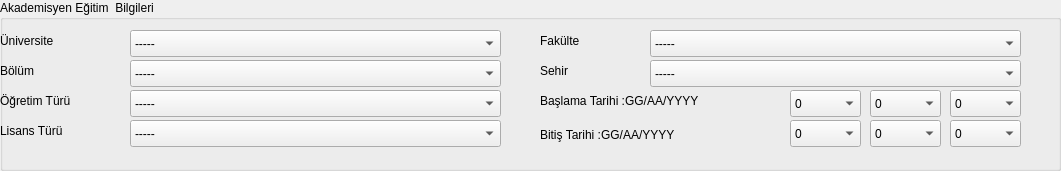
  <widget class="QGroupBox" name="egitim_akademisyen">
   <property name="geometry">
    <rect>
     <x>20</x>
     <y>330</y>
     <width>1061</width>
     <height>171</height>
    </rect>
   </property>
   <property name="title">
    <string>Akademisyen Eğitim  Bilgileri</string>
   </property>
   <widget class="QLabel" name="egitim_akademisyen_universite">
    <property name="geometry">
     <rect>
      <x>0</x>
      <y>30</y>
      <width>111</width>
      <height>21</height>
     </rect>
    </property>
    <property name="text">
     <string>Üniversite</string>
    </property>
   </widget>
   <widget class="QLabel" name="egitim_akademisyen_bolum">
    <property name="geometry">
     <rect>
      <x>0</x>
      <y>60</y>
      <width>111</width>
      <height>21</height>
     </rect>
    </property>
    <property name="text">
     <string>Bölüm</string>
    </property>
   </widget>
   <widget class="QLabel" name="egitim_akademisyen_ogretim">
    <property name="geometry">
     <rect>
      <x>0</x>
      <y>90</y>
      <width>111</width>
      <height>21</height>
     </rect>
    </property>
    <property name="text">
     <string>Öğretim Türü</string>
    </property>
   </widget>
   <widget class="QLabel" name="egitim_akademisyen_lisans">
    <property name="geometry">
     <rect>
      <x>0</x>
      <y>120</y>
      <width>111</width>
      <height>21</height>
     </rect>
    </property>
    <property name="text">
     <string>Lisans Türü</string>
    </property>
   </widget>
   <widget class="QLabel" name="egitim_akademisyen_fakulte">
    <property name="geometry">
     <rect>
      <x>540</x>
      <y>30</y>
      <width>111</width>
      <height>21</height>
     </rect>
    </property>
    <property name="text">
     <string>Fakülte</string>
    </property>
   </widget>
   <widget class="QLabel" name="egitim_akademisyen_sehir">
    <property name="geometry">
     <rect>
      <x>540</x>
      <y>60</y>
      <width>111</width>
      <height>21</height>
     </rect>
    </property>
    <property name="text">
     <string>Sehir</string>
    </property>
   </widget>
   <widget class="QLabel" name="egitim_akademisyen_baslangic">
    <property name="geometry">
     <rect>
      <x>540</x>
      <y>90</y>
      <width>201</width>
      <height>21</height>
     </rect>
    </property>
    <property name="text">
     <string>Başlama Tarihi :GG/AA/YYYY</string>
    </property>
   </widget>
   <widget class="QLabel" name="egitim_akademisyen_bitis">
    <property name="geometry">
     <rect>
      <x>540</x>
      <y>110</y>
      <width>201</width>
      <height>51</height>
     </rect>
    </property>
    <property name="text">
     <string>&lt;html&gt;&lt;head/&gt;&lt;body&gt;&lt;p&gt;Bitiş Tarihi :GG/AA/YYYY&lt;/p&gt;&lt;/body&gt;&lt;/html&gt;</string>
    </property>
   </widget>
   <widget class="QComboBox" name="egitim_akademisyen_baslangic_gun">
    <property name="geometry">
     <rect>
      <x>790</x>
      <y>90</y>
      <width>71</width>
      <height>27</height>
     </rect>
    </property>
    <item>
     <property name="text">
      <string>0</string>
     </property>
    </item>
    <item>
     <property name="text">
      <string>1</string>
     </property>
    </item>
    <item>
     <property name="text">
      <string>2</string>
     </property>
    </item>
    <item>
     <property name="text">
      <string>3</string>
     </property>
    </item>
    <item>
     <property name="text">
      <string>4</string>
     </property>
    </item>
    <item>
     <property name="text">
      <string>5</string>
     </property>
    </item>
    <item>
     <property name="text">
      <string>6</string>
     </property>
    </item>
    <item>
     <property name="text">
      <string>7</string>
     </property>
    </item>
    <item>
     <property name="text">
      <string>8</string>
     </property>
    </item>
    <item>
     <property name="text">
      <string>9</string>
     </property>
    </item>
    <item>
     <property name="text">
      <string>10</string>
     </property>
    </item>
    <item>
     <property name="text">
      <string>11</string>
     </property>
    </item>
    <item>
     <property name="text">
      <string>12</string>
     </property>
    </item>
    <item>
     <property name="text">
      <string>13</string>
     </property>
    </item>
    <item>
     <property name="text">
      <string>14</string>
     </property>
    </item>
    <item>
     <property name="text">
      <string>15</string>
     </property>
    </item>
    <item>
     <property name="text">
      <string>16</string>
     </property>
    </item>
    <item>
     <property name="text">
      <string>17</string>
     </property>
    </item>
    <item>
     <property name="text">
      <string>18</string>
     </property>
    </item>
    <item>
     <property name="text">
      <string>19</string>
     </property>
    </item>
    <item>
     <property name="text">
      <string>20</string>
     </property>
    </item>
    <item>
     <property name="text">
      <string>21</string>
     </property>
    </item>
    <item>
     <property name="text">
      <string>22</string>
     </property>
    </item>
    <item>
     <property name="text">
      <string>23</string>
     </property>
    </item>
    <item>
     <property name="text">
      <string>24</string>
     </property>
    </item>
    <item>
     <property name="text">
      <string>25</string>
     </property>
    </item>
    <item>
     <property name="text">
      <string>26</string>
     </property>
    </item>
    <item>
     <property name="text">
      <string>27</string>
     </property>
    </item>
    <item>
     <property name="text">
      <string>28</string>
     </property>
    </item>
    <item>
     <property name="text">
      <string>29</string>
     </property>
    </item>
    <item>
     <property name="text">
      <string>30</string>
     </property>
    </item>
    <item>
     <property name="text">
      <string>31</string>
     </property>
    </item>
   </widget>
   <widget class="QComboBox" name="egitim_akademisyen_baslangic_ay">
    <property name="geometry">
     <rect>
      <x>870</x>
      <y>90</y>
      <width>71</width>
      <height>27</height>
     </rect>
    </property>
    <item>
     <property name="text">
      <string>0</string>
     </property>
    </item>
    <item>
     <property name="text">
      <string>1</string>
     </property>
    </item>
    <item>
     <property name="text">
      <string>2</string>
     </property>
    </item>
    <item>
     <property name="text">
      <string>3</string>
     </property>
    </item>
    <item>
     <property name="text">
      <string>4</string>
     </property>
    </item>
    <item>
     <property name="text">
      <string>5</string>
     </property>
    </item>
    <item>
     <property name="text">
      <string>6</string>
     </property>
    </item>
    <item>
     <property name="text">
      <string>7</string>
     </property>
    </item>
    <item>
     <property name="text">
      <string>8</string>
     </property>
    </item>
    <item>
     <property name="text">
      <string>9</string>
     </property>
    </item>
    <item>
     <property name="text">
      <string>10</string>
     </property>
    </item>
    <item>
     <property name="text">
      <string>11</string>
     </property>
    </item>
    <item>
     <property name="text">
      <string>12</string>
     </property>
    </item>
   </widget>
   <widget class="QComboBox" name="egitim_akademisyen_baslangic_yil">
    <property name="geometry">
     <rect>
      <x>950</x>
      <y>90</y>
      <width>71</width>
      <height>27</height>
     </rect>
    </property>
    <item>
     <property name="text">
      <string>0</string>
     </property>
    </item>
    <item>
     <property name="text">
      <string>2000</string>
     </property>
    </item>
    <item>
     <property name="text">
      <string>2001</string>
     </property>
    </item>
    <item>
     <property name="text">
      <string>2002</string>
     </property>
    </item>
    <item>
     <property name="text">
      <string>2003</string>
     </property>
    </item>
    <item>
     <property name="text">
      <string>2004</string>
     </property>
    </item>
    <item>
     <property name="text">
      <string>2005</string>
     </property>
    </item>
    <item>
     <property name="text">
      <string>2006</string>
     </property>
    </item>
    <item>
     <property name="text">
      <string>2007</string>
     </property>
    </item>
    <item>
     <property name="text">
      <string>2008</string>
     </property>
    </item>
    <item>
     <property name="text">
      <string>2009</string>
     </property>
    </item>
    <item>
     <property name="text">
      <string>2010</string>
     </property>
    </item>
    <item>
     <property name="text">
      <string/>
     </property>
    </item>
   </widget>
   <widget class="QComboBox" name="egitim_akademisyen_universite_bilgi">
    <property name="geometry">
     <rect>
      <x>130</x>
      <y>30</y>
      <width>371</width>
      <height>27</height>
     </rect>
    </property>
    <item>
     <property name="text">
      <string>-----</string>
     </property>
    </item>
    <item>
     <property name="text">
      <string>Yozgat Bozok Üniversitesi</string>
     </property>
    </item>
    <item>
     <property name="text">
      <string>Erciyes Üniversitesi</string>
     </property>
    </item>
    <item>
     <property name="text">
      <string>Kırşehir Ahi Evran Üniversitesi</string>
     </property>
    </item>
    <item>
     <property name="text">
      <string>Sivas Cumhuriyet Üniversitesi</string>
     </property>
    </item>
    <item>
     <property name="text">
      <string>Nevşehir Üniversitesi</string>
     </property>
    </item>
   </widget>
   <widget class="QComboBox" name="egitim_akademisyen_bolum_bilgi">
    <property name="geometry">
     <rect>
      <x>130</x>
      <y>60</y>
      <width>371</width>
      <height>27</height>
     </rect>
    </property>
    <item>
     <property name="text">
      <string>-----</string>
     </property>
    </item>
    <item>
     <property name="text">
      <string>Bilgiayar Mühendisliği</string>
     </property>
    </item>
    <item>
     <property name="text">
      <string>Elektrik - Elektronik Mühendisliği</string>
     </property>
    </item>
    <item>
     <property name="text">
      <string>Makine Mühendisliği</string>
     </property>
    </item>
    <item>
     <property name="text">
      <string>Mimarlık</string>
     </property>
    </item>
    <item>
     <property name="text">
      <string>Şehir Bölge Planlama</string>
     </property>
    </item>
    <item>
     <property name="text">
      <string>Gazetecilik</string>
     </property>
    </item>
   </widget>
   <widget class="QComboBox" name="egitim_akademisyen_ogretim_bilgi">
    <property name="geometry">
     <rect>
      <x>130</x>
      <y>90</y>
      <width>371</width>
      <height>27</height>
     </rect>
    </property>
    <item>
     <property name="text">
      <string>-----</string>
     </property>
    </item>
    <item>
     <property name="text">
      <string>Birinci Öğretim</string>
     </property>
    </item>
    <item>
     <property name="text">
      <string>İkinci Öğretim</string>
     </property>
    </item>
    <item>
     <property name="text">
      <string>Uzaktan Öğretim</string>
     </property>
    </item>
    <item>
     <property name="text">
      <string>Yüksek Lisans</string>
     </property>
    </item>
    <item>
     <property name="text">
      <string>Doktora</string>
     </property>
    </item>
   </widget>
   <widget class="QComboBox" name="egitim_akademisyen_lisans_bilgi">
    <property name="geometry">
     <rect>
      <x>130</x>
      <y>120</y>
      <width>371</width>
      <height>27</height>
     </rect>
    </property>
    <item>
     <property name="text">
      <string>-----</string>
     </property>
    </item>
    <item>
     <property name="text">
      <string>Lisans</string>
     </property>
    </item>
    <item>
     <property name="text">
      <string>Ön Lisans</string>
     </property>
    </item>
   </widget>
   <widget class="QComboBox" name="egitim_akademisyen_fakulte_bilgi">
    <property name="geometry">
     <rect>
      <x>650</x>
      <y>30</y>
      <width>371</width>
      <height>27</height>
     </rect>
    </property>
    <item>
     <property name="text">
      <string>-----</string>
     </property>
    </item>
    <item>
     <property name="text">
      <string>Mimarlık - Mühendislik Fakültesi</string>
     </property>
    </item>
    <item>
     <property name="text">
      <string>Sağlık Bilimleri Fakültesi</string>
     </property>
    </item>
    <item>
     <property name="text">
      <string>Hukuk Fakültesi</string>
     </property>
    </item>
    <item>
     <property name="text">
      <string>Tıp Fakültesi</string>
     </property>
    </item>
    <item>
     <property name="text">
      <string>İletişim Fakültesi</string>
     </property>
    </item>
    <item>
     <property name="text">
      <string>İlahiyat</string>
     </property>
    </item>
   </widget>
   <widget class="QComboBox" name="egitim_akademisyen_sehir_bilgi">
    <property name="geometry">
     <rect>
      <x>650</x>
      <y>60</y>
      <width>371</width>
      <height>27</height>
     </rect>
    </property>
    <item>
     <property name="text">
      <string>-----</string>
     </property>
    </item>
    <item>
     <property name="text">
      <string>Yozgat</string>
     </property>
    </item>
    <item>
     <property name="text">
      <string>Ankara</string>
     </property>
    </item>
    <item>
     <property name="text">
      <string>Adana</string>
     </property>
    </item>
    <item>
     <property name="text">
      <string>İstanbul</string>
     </property>
    </item>
    <item>
     <property name="text">
      <string>Kayseri</string>
     </property>
    </item>
    <item>
     <property name="text">
      <string>Kırşehir</string>
     </property>
    </item>
    <item>
     <property name="text">
      <string>Sivas</string>
     </property>
    </item>
    <item>
     <property name="text">
      <string>Nevşehir</string>
     </property>
    </item>
    <item>
     <property name="text">
      <string>Niğde</string>
     </property>
    </item>
    <item>
     <property name="text">
      <string>Tokat</string>
     </property>
    </item>
    <item>
     <property name="text">
      <string>Çankırı</string>
     </property>
    </item>
    <item>
     <property name="text">
      <string>Samsun</string>
     </property>
    </item>
    <item>
     <property name="text">
      <string>Trabzon</string>
     </property>
    </item>
    <item>
     <property name="text">
      <string>Kahramanmaraş</string>
     </property>
    </item>
    <item>
     <property name="text">
      <string>Gaziantep</string>
     </property>
    </item>
   </widget>
   <widget class="QComboBox" name="egitim_akademisyen_bitis_gun">
    <property name="geometry">
     <rect>
      <x>790</x>
      <y>120</y>
      <width>71</width>
      <height>27</height>
     </rect>
    </property>
    <item>
     <property name="text">
      <string>0</string>
     </property>
    </item>
    <item>
     <property name="text">
      <string>1</string>
     </property>
    </item>
    <item>
     <property name="text">
      <string>2</string>
     </property>
    </item>
    <item>
     <property name="text">
      <string>3</string>
     </property>
    </item>
    <item>
     <property name="text">
      <string>4</string>
     </property>
    </item>
    <item>
     <property name="text">
      <string>5</string>
     </property>
    </item>
    <item>
     <property name="text">
      <string>6</string>
     </property>
    </item>
    <item>
     <property name="text">
      <string>7</string>
     </property>
    </item>
    <item>
     <property name="text">
      <string>8</string>
     </property>
    </item>
    <item>
     <property name="text">
      <string>9</string>
     </property>
    </item>
    <item>
     <property name="text">
      <string>10</string>
     </property>
    </item>
    <item>
     <property name="text">
      <string>11</string>
     </property>
    </item>
    <item>
     <property name="text">
      <string>12</string>
     </property>
    </item>
    <item>
     <property name="text">
      <string>13</string>
     </property>
    </item>
    <item>
     <property name="text">
      <string>14</string>
     </property>
    </item>
    <item>
     <property name="text">
      <string>15</string>
     </property>
    </item>
    <item>
     <property name="text">
      <string>16</string>
     </property>
    </item>
    <item>
     <property name="text">
      <string>17</string>
     </property>
    </item>
    <item>
     <property name="text">
      <string>18</string>
     </property>
    </item>
    <item>
     <property name="text">
      <string>19</string>
     </property>
    </item>
    <item>
     <property name="text">
      <string>20</string>
     </property>
    </item>
    <item>
     <property name="text">
      <string>21</string>
     </property>
    </item>
    <item>
     <property name="text">
      <string>22</string>
     </property>
    </item>
    <item>
     <property name="text">
      <string>23</string>
     </property>
    </item>
    <item>
     <property name="text">
      <string>24</string>
     </property>
    </item>
    <item>
     <property name="text">
      <string>25</string>
     </property>
    </item>
    <item>
     <property name="text">
      <string>26</string>
     </property>
    </item>
    <item>
     <property name="text">
      <string>27</string>
     </property>
    </item>
    <item>
     <property name="text">
      <string>28</string>
     </property>
    </item>
    <item>
     <property name="text">
      <string>29</string>
     </property>
    </item>
    <item>
     <property name="text">
      <string>30</string>
     </property>
    </item>
    <item>
     <property name="text">
      <string>31</string>
     </property>
    </item>
   </widget>
   <widget class="QComboBox" name="egitim_akademisyen_bitis_ay">
    <property name="geometry">
     <rect>
      <x>870</x>
      <y>120</y>
      <width>71</width>
      <height>27</height>
     </rect>
    </property>
    <item>
     <property name="text">
      <string>0</string>
     </property>
    </item>
    <item>
     <property name="text">
      <string>1</string>
     </property>
    </item>
    <item>
     <property name="text">
      <string>2</string>
     </property>
    </item>
    <item>
     <property name="text">
      <string>3</string>
     </property>
    </item>
    <item>
     <property name="text">
      <string>4</string>
     </property>
    </item>
    <item>
     <property name="text">
      <string>5</string>
     </property>
    </item>
    <item>
     <property name="text">
      <string>6</string>
     </property>
    </item>
    <item>
     <property name="text">
      <string>7</string>
     </property>
    </item>
    <item>
     <property name="text">
      <string>8</string>
     </property>
    </item>
    <item>
     <property name="text">
      <string>9</string>
     </property>
    </item>
    <item>
     <property name="text">
      <string>10</string>
     </property>
    </item>
    <item>
     <property name="text">
      <string>11</string>
     </property>
    </item>
    <item>
     <property name="text">
      <string>12</string>
     </property>
    </item>
   </widget>
   <widget class="QComboBox" name="egitim_akademisyen_bitis_yil">
    <property name="geometry">
     <rect>
      <x>950</x>
      <y>120</y>
      <width>71</width>
      <height>27</height>
     </rect>
    </property>
    <item>
     <property name="text">
      <string>0</string>
     </property>
    </item>
    <item>
     <property name="text">
      <string>2000</string>
     </property>
    </item>
    <item>
     <property name="text">
      <string>2001</string>
     </property>
    </item>
    <item>
     <property name="text">
      <string>2002</string>
     </property>
    </item>
    <item>
     <property name="text">
      <string>2003</string>
     </property>
    </item>
    <item>
     <property name="text">
      <string>2004</string>
     </property>
    </item>
    <item>
     <property name="text">
      <string>2005</string>
     </property>
    </item>
    <item>
     <property name="text">
      <string>2006</string>
     </property>
    </item>
    <item>
     <property name="text">
      <string>2007</string>
     </property>
    </item>
    <item>
     <property name="text">
      <string>2008</string>
     </property>
    </item>
    <item>
     <property name="text">
      <string>2009</string>
     </property>
    </item>
    <item>
     <property name="text">
      <string>2010</string>
     </property>
    </item>
    <item>
     <property name="text">
      <string/>
     </property>
    </item>
   </widget>
  </widget>
